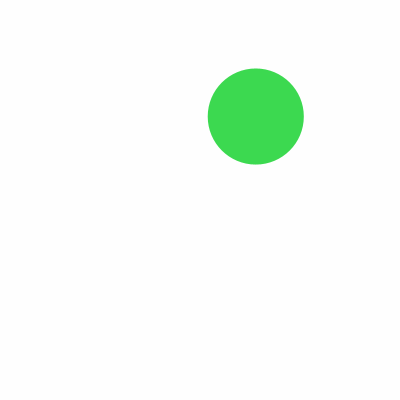
Frame 1 (no input)
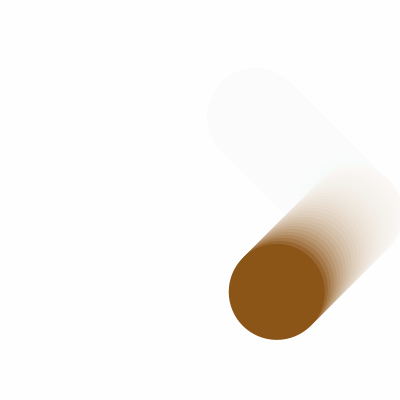
Frame 60 (the mouse pressed at the canvas centre just before this capture)
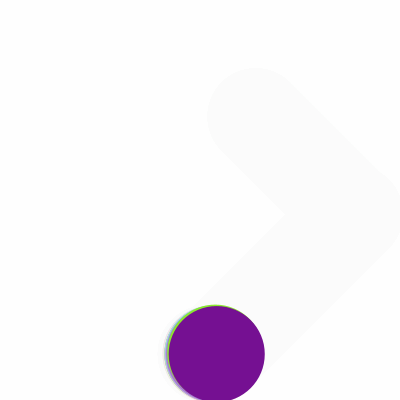
Frame 120 (the mouse held since frame 60 and released just before this capture)

The Processing sketch that drew these frames (run headless with seeded random() and noise(); from frame 60 on, the mouse is pressed at the canvas centre):

// Processing sketch: MovingBouceBall3
// ── MovingBouceBall3.pde
Calc cal;
Display disp;

void setup() {
  size(400, 400);
  colorMode(RGB,256);
  background(255);
  smooth();
  noStroke();
  Spot sp = new Spot(random(20,width-20),random(20,height-20),random(20,100),3,random(255),random(255),random(255));
  cal = new Calc(sp);
  disp = new Display(sp);
}

void draw() {
  disp.white();
  cal.calcu();
  disp.circle();
}

public class Spot {
  public float x, y, diameter, speed;
  public int directionx=1, directiony=1;
  public float r,g,b;
  public boolean exp1,exp2;

  Spot(float xx, float yy, float dia, float spd, float colR,float colG,float colB) {
    x = xx;
    y = yy;
    diameter = dia;
    speed = spd;
    r = colR; g = colG; b = colB;
  }
}

private class Calc {
  Spot csp;

  Calc(Spot cspn) {
    csp = cspn;
  }

  void calcu() {
    float x = csp.x;
    float y = csp.y;
    float speed = csp.speed;
    int directionx = csp.directionx;
    int directiony = csp.directiony;
    float diameter = csp.diameter;
    x += (speed*directionx);
    y += (speed*directiony);
    if ( (x>(width-diameter/2)) || (x<diameter/2)) {
      directionx *= -1;
      y += random(-20,20);
      csp.r = random(1,255);
      csp.g = random(1,255);
      csp.b = random(1,255);
      csp.exp1 = true;
    }
    if ( (y>(height-diameter/2)) || (y<diameter/2)) {
      directiony *= -1;
      speed +=random(-1,1);
      csp.r = random(1,255);
      csp.g = random(1,255);
      csp.b = random(1,255);
      csp.exp2 = true;
    }
    csp.x = x;
    csp.y = y;
    csp.speed = speed;
    csp.directionx = directionx;
    csp.directiony = directiony;
    csp.diameter = diameter;
  }
}

private class Display {
  Spot dsp;

  Display(Spot spn) {
    dsp = spn;
  }

  void circle() {
    float x = dsp.x;
    float y = dsp.y;
    float diameter = dsp.diameter;
    fill(dsp.r,dsp.g,dsp.b);
    ellipse(x, y, diameter, diameter);
  }



  void white() {
    noStroke();
    fill(255, 30);
    rectMode(CORNER);
    rect(0, 0, width, height);
  }
}
